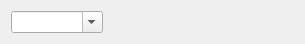
<?xml version="1.0" encoding="UTF-8"?>
<ui version="4.0">
 <class>CommandBar</class>
 <widget class="QWidget" name="CommandBar">
  <property name="geometry">
   <rect>
    <x>0</x>
    <y>0</y>
    <width>305</width>
    <height>38</height>
   </rect>
  </property>
  <property name="windowTitle">
   <string>Form</string>
  </property>
  <layout class="QGridLayout" name="verticalLayout">
   <property name="sizeConstraint">
    <enum>QLayout::SetMinimumSize</enum>
   </property>
   <item row="0" column="0">
    <widget class="QComboBox" name="comboCommand">
     <property name="sizePolicy">
      <sizepolicy hsizetype="Preferred" vsizetype="Maximum">
       <horstretch>1</horstretch>
       <verstretch>0</verstretch>
      </sizepolicy>
     </property>
     <property name="toolTip">
      <string/>
     </property>
     <property name="statusTip">
      <string/>
     </property>
     <property name="whatsThis">
      <string/>
     </property>
     <property name="editable">
      <bool>true</bool>
     </property>
     <property name="insertPolicy">
      <enum>QComboBox::InsertAtTop</enum>
     </property>
    </widget>
   </item>
   <item row="0" column="1">
    <widget class="QLabel" name="labelInfo">
     <property name="sizePolicy">
      <sizepolicy hsizetype="Preferred" vsizetype="Maximum">
       <horstretch>2</horstretch>
       <verstretch>0</verstretch>
      </sizepolicy>
     </property>
     <property name="frameShape">
      <enum>QFrame::NoFrame</enum>
     </property>
     <property name="text">
      <string/>
     </property>
     <property name="textFormat">
      <enum>Qt::AutoText</enum>
     </property>
     <property name="alignment">
      <set>Qt::AlignLeading|Qt::AlignLeft|Qt::AlignTop</set>
     </property>
     <property name="wordWrap">
      <bool>false</bool>
     </property>
     <property name="textInteractionFlags">
      <set>Qt::NoTextInteraction</set>
     </property>
    </widget>
   </item>
  </layout>
 </widget>
 <resources/>
 <connections/>
</ui>
